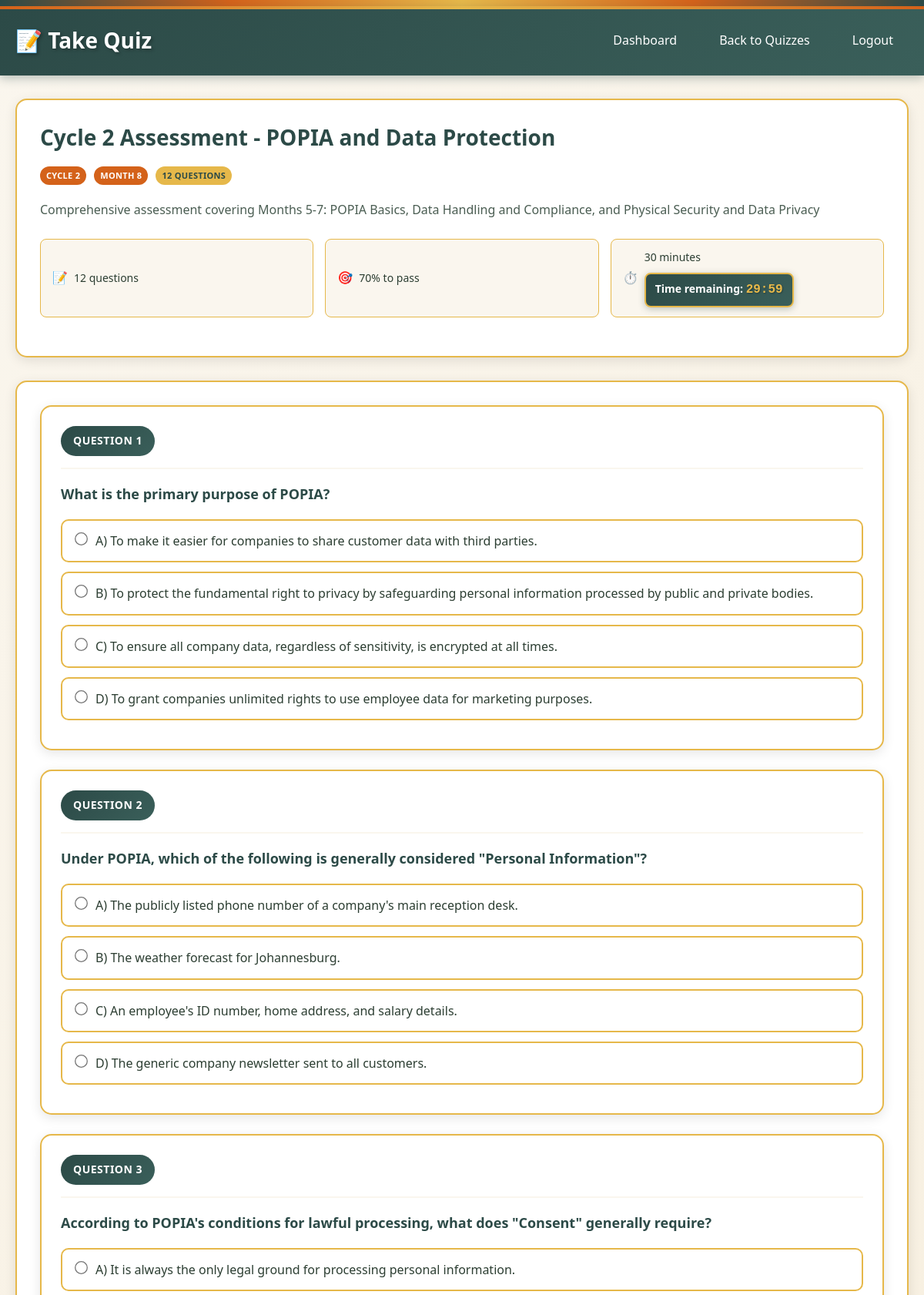
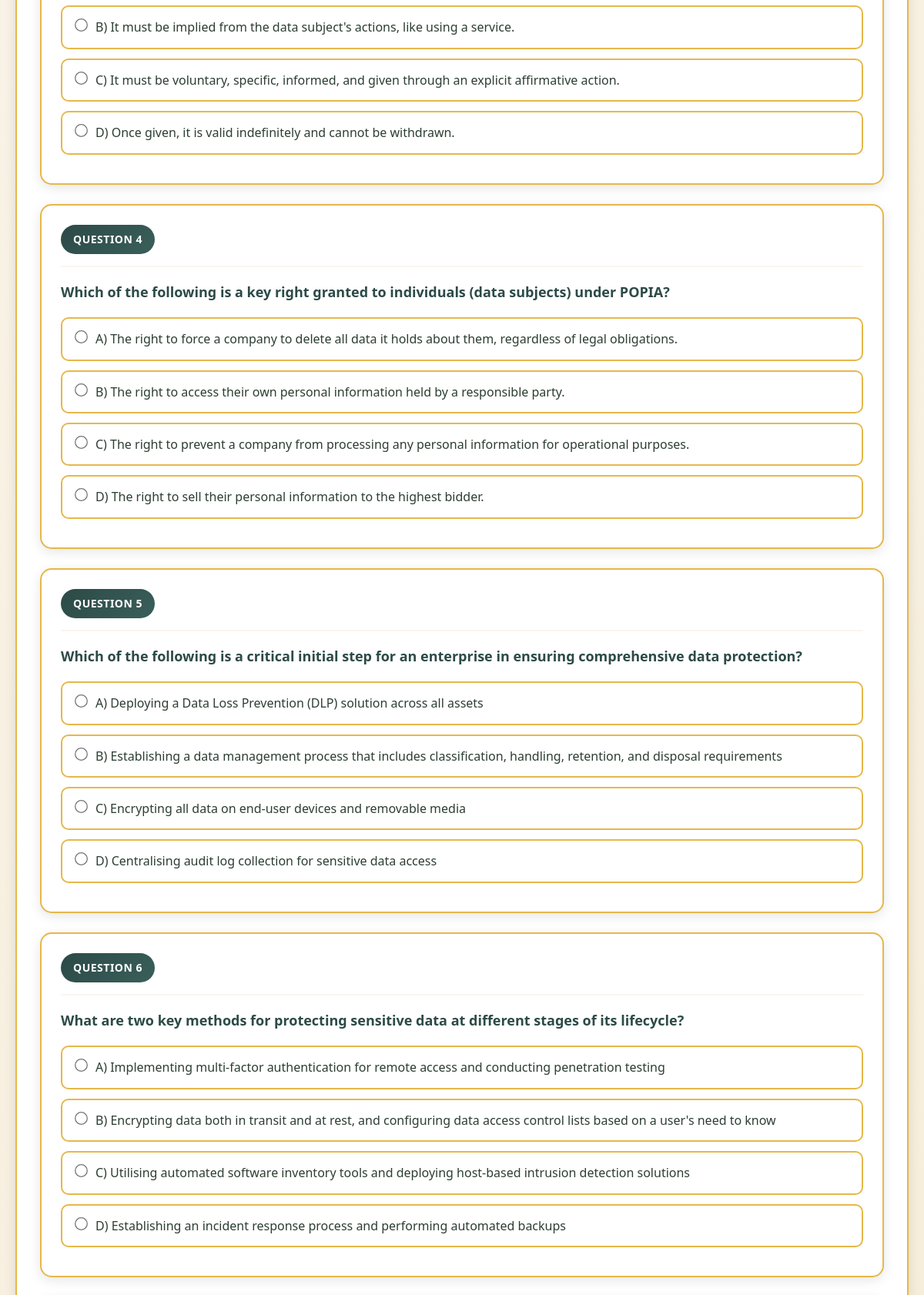
Page /take_quiz.php?id=8 (signed in, upper part) on the committed database (2 pictures, top to bottom).
### tables this page shows
CREATE TABLE quizzes (
    id INTEGER PRIMARY KEY AUTOINCREMENT,
    organization_id INTEGER, -- NULL for global quizzes
    title VARCHAR(255) NOT NULL,
    description TEXT,
    month_number INTEGER NOT NULL CHECK (month_number >= 1 AND month_number <= 12),
    passing_score INTEGER DEFAULT 70 CHECK (passing_score >= 0 AND passing_score <= 100),
    status_id INTEGER NOT NULL DEFAULT 1,
    release_date DATE,
    due_date DATE,
    requires_previous_completion BOOLEAN DEFAULT 0,
    max_attempts INTEGER DEFAULT 3,
    time_limit_minutes INTEGER,
    randomize_questions BOOLEAN DEFAULT 0,
    show_results_immediately BOOLEAN DEFAULT 1,
    created_by INTEGER NOT NULL,
    is_active BOOLEAN DEFAULT 1,
    created_at TIMESTAMP DEFAULT CURRENT_TIMESTAMP,
    updated_at TIMESTAMP DEFAULT CURRENT_TIMESTAMP,
    FOREIGN KEY (organization_id) REFERENCES organizations(id),
    FOREIGN KEY (status_id) REFERENCES quiz_statuses(id),
    FOREIGN KEY (created_by) REFERENCES users(id)
);

CREATE TABLE quiz_questions (
    id INTEGER PRIMARY KEY AUTOINCREMENT,
    quiz_id INTEGER NOT NULL,
    question_text TEXT NOT NULL,
    question_type TEXT NOT NULL CHECK (question_type IN ('multiple_choice', 'true_false', 'short_answer')),
    option_a TEXT,
    option_b TEXT,
    option_c TEXT,
    option_d TEXT,
    correct_answer VARCHAR(10) NOT NULL,
    explanation TEXT, -- Explanation for correct answer
    question_order INTEGER NOT NULL,
    points INTEGER DEFAULT 1,
    created_at TIMESTAMP DEFAULT CURRENT_TIMESTAMP,
    FOREIGN KEY (quiz_id) REFERENCES quizzes(id) ON DELETE CASCADE
);

### src/quiz_helper.php (called while the page is built, shortened)
<?php
function canUserAccessQuiz($pdo, $user_id, $quiz_id) {
    $stmt = $pdo->prepare("
        SELECT id, month_number, status_id, release_date, requires_previous_completion
        FROM quizzes
        WHERE id = :quiz_id AND is_active = 1
    ");
    $stmt->execute(['quiz_id' => $quiz_id]);
    $quiz = $stmt->fetch(PDO::FETCH_ASSOC);
    $cycle_info = getCycleByMonth($quiz['month_number']);
    $cycle_number = $cycle_info['cycle_number'];
    if ($quiz['requires_previous_completion']) {
        return hasCompletedPrerequisites($pdo, $user_id, $cycle_number);
    }
    return true;
}
function hasCompletedPrerequisites($pdo, $user_id, $current_cycle) {
    return true;
}
?>

### src/config/program_structure.php (called while the page is built, shortened)
<?php
function getCycleByMonth($month_number) {
    $cycles = PROGRAM_CYCLES;
    foreach ($cycles as $cycle) {
        if ($month_number >= $cycle['start_month'] && $month_number <= $cycle['end_month']) {
            return $cycle;
        }
    }
    return null;
}

### src/take_quiz.php (the view, shortened to what this page needs)
<?php
require_once __DIR__ . '/config/db.php';
require_once __DIR__ . '/config/program_structure.php';
require_once __DIR__ . '/quiz_helper.php';
$quiz_id = $_GET['id'] ?? '';
try {
    if ($_SESSION['role'] === 'system_admin') {
        $stmt = $pdo->prepare("SELECT * FROM quizzes WHERE id = :id AND is_active = 1 LIMIT 1");
        $stmt->execute(['id' => $quiz_id]);
    } else {
        $stmt = $pdo->prepare("
            SELECT * FROM quizzes
            WHERE id = :id AND is_active = 1
            AND (organization_id IS NULL OR organization_id = :org_id)
            LIMIT 1
        ");
        $stmt->execute(['id' => $quiz_id, 'org_id' => $_SESSION['organization_id']]);
    }
    $quiz = $stmt->fetch(PDO::FETCH_ASSOC);
    if (!in_array($_SESSION['role'], ['system_admin', 'org_admin'])) {
        if (!canUserAccessQuiz($pdo, $_SESSION['user_id'], $quiz_id)) {
            $prerequisite_msg = getPrerequisiteMessage($pdo, $_SESSION['user_id'], $quiz_id);
            $error_msg = $prerequisite_msg ?: 'This quiz is not currently available to you.';
            header('Location: quiz_list.php?error=' . urlencode($error_msg));
            exit();
        }
    }
    $stmt = $pdo->prepare("
        SELECT * FROM quiz_questions
        WHERE quiz_id = :quiz_id
        ORDER BY question_order ASC
    ");
    $stmt->execute(['quiz_id' => $quiz_id]);
    $questions = $stmt->fetchAll(PDO::FETCH_ASSOC);
    $is_admin_preview = in_array($_SESSION['role'], ['system_admin', 'org_admin']);
} catch (PDOException $e) {
    header('Location: quiz_list.php?error=' . urlencode('Error loading quiz'));
    exit();
}
?>
<!DOCTYPE html>
<html lang="en">
<head>
    <link rel="stylesheet" href="assets/webdesign-style.css">
</head>
<body>
    <div class="african-border"></div>
    <div class="header">
        <div class="header-left">
            <h1><?php echo $is_admin_preview ? '👁️ Preview Quiz' : '📝 Take Quiz'; ?></h1>
        </div>
        <div class="header-right">
            <div class="nav-links">
                <a href="dashboard.php">Dashboard</a>
                <a href="quiz_list.php">Back to Quizzes</a>
                <a href="logout.php">Logout</a>
            </div>
        </div>
    </div>
    <div class="container">
        <div class="quiz-info-card">
            <h1 class="quiz-title"><?php echo htmlspecialchars($quiz['title']); ?></h1>
            <div class="quiz-badges">
                <?php
                $cycle = getCycleByMonth($quiz['month_number']);
                if ($cycle): ?>
                    <span class="badge badge-month">Cycle <?php echo $cycle['cycle_number']; ?></span>
                <?php endif; ?>
                <?php if ($quiz['month_number']): ?>
                    <span class="badge badge-month">Month <?php echo $quiz['month_number']; ?></span>
                <?php endif; ?>
                <span class="badge badge-type"><?php echo count($questions); ?> Questions</span>
            </div>
            <?php if ($quiz['description']): ?>
                <div class="quiz-description"><?php echo nl2br(htmlspecialchars($quiz['description'])); ?></div>
            <?php endif; ?>
            <div class="quiz-stats-grid">
                <div class="quiz-stat">
                    <span class="stat-icon">📝</span>
                    <span class="stat-text"><?php echo count($questions); ?> questions</span>
                </div>
                <div class="quiz-stat">
                    <span class="stat-icon">🎯</span>
                    <span class="stat-text"><?php echo $quiz['passing_score']; ?>% to pass</span>
                </div>
                <div class="quiz-stat">
                    <span class="stat-icon">⏱️</span>
                    <span class="stat-text">
                        <?php if ($quiz['time_limit_minutes']): ?>
                            <?php echo $quiz['time_limit_minutes']; ?> minutes
                            <div id="timer" class="quiz-timer">Time remaining: <span id="time-display"><?php echo $quiz['time_limit_minutes']; ?>:00</span></div>
                        <?php else: ?>
                            No time limit
                        <?php endif; ?>
                    </span>
                </div>
            </div>
        </div>
        <div class="quiz-form-card">
            <?php if ($is_admin_preview): ?>
                <?php foreach ($questions as $index => $question): ?>
                    <div class="quiz-question-card preview-mode">
                        <div class="question-header-bar">
                            <span class="question-number-badge">Question <?php echo $index + 1; ?></span>
                        </div>
                        <div class="question-text"><?php echo htmlspecialchars($question['question_text']); ?></div>
                        <div class="question-options">
                            <?php if ($question['question_type'] === 'multiple_choice'): ?>
                                <div class="quiz-option preview-option">
                                    <span class="option-letter">A)</span>
                                    <span class="option-text"><?php echo htmlspecialchars($question['option_a']); ?></span>
                                    <?php if ($question['correct_answer'] === 'A'): ?>
                                        <span class="correct-indicator">✓ Correct Answer</span>
                                    <?php endif; ?>
                                </div>
                                <div class="quiz-option preview-option">
                                    <span class="option-letter">B)</span>
                                    <span class="option-text"><?php echo htmlspecialchars($question['option_b']); ?></span>
                                    <?php if ($question['correct_answer'] === 'B'): ?>
                                        <span class="correct-indicator">✓ Correct Answer</span>
                                    <?php endif; ?>
                                </div>
                                <div class="quiz-option preview-option">
                                    <span class="option-letter">C)</span>
                                    <span class="option-text"><?php echo htmlspecialchars($question['option_c']); ?></span>
                                    <?php if ($question['correct_answer'] === 'C'): ?>
                                        <span class="correct-indicator">✓ Correct Answer</span>
                                    <?php endif; ?>
                                </div>
                                <div class="quiz-option preview-option">
                                    <span class="option-letter">D)</span>
                                    <span class="option-text"><?php echo htmlspecialchars($question['option_d']); ?></span>
                                    <?php if ($question['correct_answer'] === 'D'): ?>
                                        <span class="correct-indicator">✓ Correct Answer</span>
                                    <?php endif; ?>
                                </div>
                            <?php elseif ($question['question_type'] === 'true_false'): ?>
                                <div class="true-false-options preview-tf">
                                    <div class="tf-option preview-option">
                                        <span class="option-text">True</span>
                                        <?php if ($question['correct_answer'] === 'TRUE'): ?>
                                            <span class="correct-indicator">✓ Correct Answer</span>
                                        <?php endif; ?>
                                    </div>
                                    <div class="tf-option preview-option">
                                        <span class="option-text">False</span>
                                        <?php if ($question['correct_answer'] === 'FALSE'): ?>
                                            <span class="correct-indicator">✓ Correct Answer</span>
                                        <?php endif; ?>
                                    </div>
                                </div>
                            <?php endif; ?>
                        </div>
                    </div>
                <?php endforeach; ?>
                <div class="form-actions">
                    <a href="quiz_list.php" class="btn-secondary">Back to Quiz List</a>
                </div>
            <?php else: ?>
                <form method="POST" action="submit_quiz.php" id="quizForm">
                    <?php foreach ($questions as $index => $question): ?>
                        <div class="quiz-question-card">
                            <div class="question-header-bar">
                                <span class="question-number-badge">Question <?php echo $index + 1; ?></span>
                            </div>
                            <div class="question-text"><?php echo htmlspecialchars($question['question_text']); ?></div>
                            <div class="question-options">
                                <?php if ($question['question_type'] === 'multiple_choice'): ?>
                                    <div class="quiz-option">
                                        <input type="radio" name="answers[<?php echo $question['id']; ?>]" value="A" id="q<?php echo $question['id']; ?>_a" required>
                                        <label for="q<?php echo $question['id']; ?>_a">A) <?php echo htmlspecialchars($question['option_a']); ?></label>
                                    </div>
                                    <div class="quiz-option">
                                        <input type="radio" name="answers[<?php echo $question['id']; ?>]" value="B" id="q<?php echo $question['id']; ?>_b" required>
                                        <label for="q<?php echo $question['id']; ?>_b">B) <?php echo htmlspecialchars($question['option_b']); ?></label>
                                    </div>
                                    <div class="quiz-option">
                                        <input type="radio" name="answers[<?php echo $question['id']; ?>]" value="C" id="q<?php echo $question['id']; ?>_c" required>
                                        <label for="q<?php echo $question['id']; ?>_c">C) <?php echo htmlspecialchars($question['option_c']); ?></label>
                                    </div>
                                    <div class="quiz-option">
                                        <input type="radio" name="answers[<?php echo $question['id']; ?>]" value="D" id="q<?php echo $question['id']; ?>_d" required>
                                        <label for="q<?php echo $question['id']; ?>_d">D) <?php echo htmlspecialchars($question['option_d']); ?></label>
                                    </div>
                                <?php endif; ?>
                            </div>
                        </div>
                    <?php endforeach; ?>
                </form>
            <?php endif; ?>
        </div>
    </div>
</body>
</html>

### rows in the picture
quizzes: title "Cycle 2 Assessment - POPIA and Data Protection", month_number "2", month_number "8", description "Comprehensive assessment covering Months 5-7: POPIA Basics, Data Handling and Compliance, and Physical Security and Data Privacy", passing_score "70", time_limit_minutes "30"
quiz_questions: question_text "What is the primary purpose of POPIA?", option_a "To make it easier for companies to share customer data with third parties.", option_b "To protect the fundamental right to privacy by safeguarding personal information processed by public and private bodies.", option_c "To ensure all company data, regardless of sensitivity, is encrypted at all times.", option_d "To grant companies unlimited rights to use employee data for marketing purposes."
quiz_questions: question_text "Under POPIA, which of the following is generally considered \"Personal Information\"?", option_a "The publicly listed phone number of a company's main reception desk.", option_b "The weather forecast for Johannesburg.", option_c "An employee's ID number, home address, and salary details.", option_d "The generic company newsletter sent to all customers."
quiz_questions: question_text "According to POPIA's conditions for lawful processing, what does \"Consent\" generally require?", option_a "It is always the only legal ground for processing personal information.", option_b "It must be implied from the data subject's actions, like using a service.", option_c "It must be voluntary, specific, informed, and given through an explicit affirmative action.", option_d "Once given, it is valid indefinitely and cannot be withdrawn."
quiz_questions: question_text "Which of the following is a key right granted to individuals (data subjects) under POPIA?", option_a "The right to force a company to delete all data it holds about them, regardless of legal obligations.", option_b "The right to access their own personal information held by a responsible party.", option_c "The right to prevent a company from processing any personal information for operational purposes.", option_d "The right to sell their personal information to the highest bidder."
quiz_questions: question_text "Which of the following is a critical initial step for an enterprise in ensuring comprehensive data protection?", option_a "Deploying a Data Loss Prevention (DLP) solution across all assets", option_b "Establishing a data management process that includes classification, handling, retention, and disposal requirements", option_c "Encrypting all data on end-user devices and removable media", option_d "Centralising audit log collection for sensitive data access"
quiz_questions: question_text "What are two key methods for protecting sensitive data at different stages of its lifecycle?", option_a "Implementing multi-factor authentication for remote access and conducting penetration testing", option_b "Encrypting data both in transit and at rest, and configuring data access control lists based on a user's need to know", option_c "Utilising automated software inventory tools and deploying host-based intrusion detection solutions", option_d "Establishing an incident response process and performing automated backups"

### other values in the picture
count($questions) "12"
